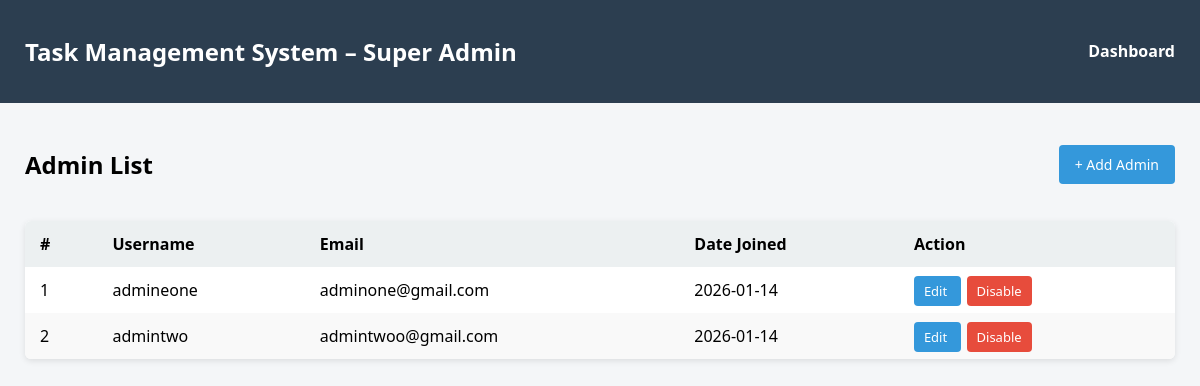
/admins/ (signed in), run on an earlier commit of the app's database.
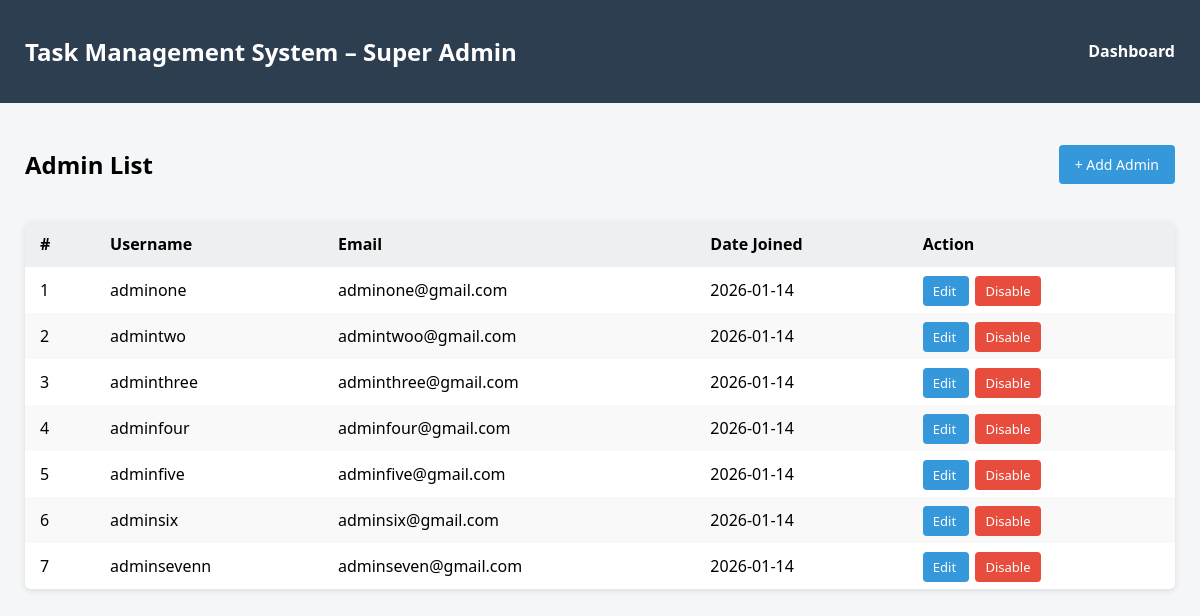
And on a later commit of the database.
### authapp/models.py (models this page shows, shortened)
class User(AbstractUser):
    ROLE_CHOICES = (
        ('superadmin', 'Super Admin'),
        ('admin', 'Admin'),
        ('user', 'User'),
    )
    role = models.CharField(max_length=25,choices = ROLE_CHOICES,default='superadmin')
    assigned_admin = models.ForeignKey('self',
        on_delete=models.SET_NULL,
        null=True,
        blank=True,
        limit_choices_to={'role': 'admin'},
        related_name='assigned_users')

### authapp/views.py (the view)
# urls.py: path('admins/', views.admin_list, name='admin_list'),
@login_required
def admin_list(request):
    admins = User.objects.filter(role='admin')
    return render(request,'admin_list.html',{'admins': admins})

### authapp/templates/admin_list.html (shortened to what this page needs)
<!DOCTYPE html>
<html lang="en">
<head>
</head>
<body>
<header>
    <h2>Task Management System – Super Admin</h2>
    <a href="{% url 'superadmin_dashboard' %}">Dashboard</a>
</header>
<div class="container">
    <div class="top-bar">
        <h2>Admin List</h2>
        <a href="{% url 'admin_add' %}" class="add-btn">+ Add Admin</a>
    </div>
    <table>
        <thead>
            <tr>
                <th>#</th>
                <th>Username</th>
                <th>Email</th>
                <th>Date Joined</th>
                <th>Action</th>
            </tr>
        </thead>
        <tbody>
            {% for admin in admins %}
            <tr>
                <td>{{ forloop.counter }}</td>
                <td>{{ admin.username }}</td>
                <td>{{ admin.email }}</td>
                <td>{{ admin.date_joined|date:"Y-m-d" }}</td>
                <td>
                    <a href="{% url 'admin_edit' admin.id %}" class="action-btn edit-btn">
                        Edit
                    </a>
                   {% if admin.is_active %}
    <a href="{% url 'toggle_admin_status' admin.id %}"
       class="action-btn disable-btn"
       onclick="return confirm('Disable this admin?');">
       Disable
    </a>
{% else %}
    <a href="{% url 'toggle_admin_status' admin.id %}"
       class="action-btn enable-btn"
       onclick="return confirm('Enable this admin?');">
       Enable
    </a>
{% endif %}
               </td>
            </tr>
            {% empty %}
            <tr>
                <td colspan="5" class="no-data">No admins found.</td>
            </tr>
            {% endfor %}
        </tbody>
    </table>
</div>
</body>
</html>

### authapp/templates/admin_list.html (style rules this page uses)
body { margin: 0; font-family: 'Segoe UI', Tahoma, Geneva, Verdana, sans-serif; background-color: #f4f6f8; }
header { background-color: #2c3e50; color: white; padding: 15px 25px; display: flex; justify-content: space-between; align-items: center; }
header a { color: white; text-decoration: none; font-weight: bold; }
.container { padding: 25px; }
.top-bar { display: flex; justify-content: space-between; align-items: center; margin-bottom: 20px; }
.add-btn { background: #3498db; color: white; padding: 10px 16px; text-decoration: none; border-radius: 4px; font-size: 14px; }
table { width: 100%; border-collapse: collapse; background: white; box-shadow: 0 2px 6px rgba(0,0,0,0.1); border-radius: 6px; overflow: hidden; }
th, td { padding: 12px 15px; text-align: left; }
th { background-color: #ecf0f1; }
tr:nth-child(even) { background-color: #f9f9f9; }
.action-btn { margin-right: 6px; padding: 6px 10px; border-radius: 4px; text-decoration: none; font-size: 13px; color: white; }
.edit-btn { background: #27ae60; }
.action-btn { padding: 6px 10px; border-radius: 4px; text-decoration: none; font-size: 13px; color: white; }
.edit-btn { background: #3498db; }
.disable-btn { background: #e74c3c; }

What changed in the data, as far as the page shows it:
changed User "adminone@gmail.com": username "admineone" → "adminone"
added User: username "adminthree", email "adminthree@gmail.com", date_joined "2026-01-14", is_active "Disable"
added User: username "adminfour", email "adminfour@gmail.com", date_joined "2026-01-14", is_active "Disable"
added User: username "adminfive", email "adminfive@gmail.com", date_joined "2026-01-14", is_active "Disable"
added User: username "adminsix", email "adminsix@gmail.com", date_joined "2026-01-14", is_active "Disable"
added User: username "adminsevenn", email "adminseven@gmail.com", date_joined "2026-01-14", is_active "Disable"
